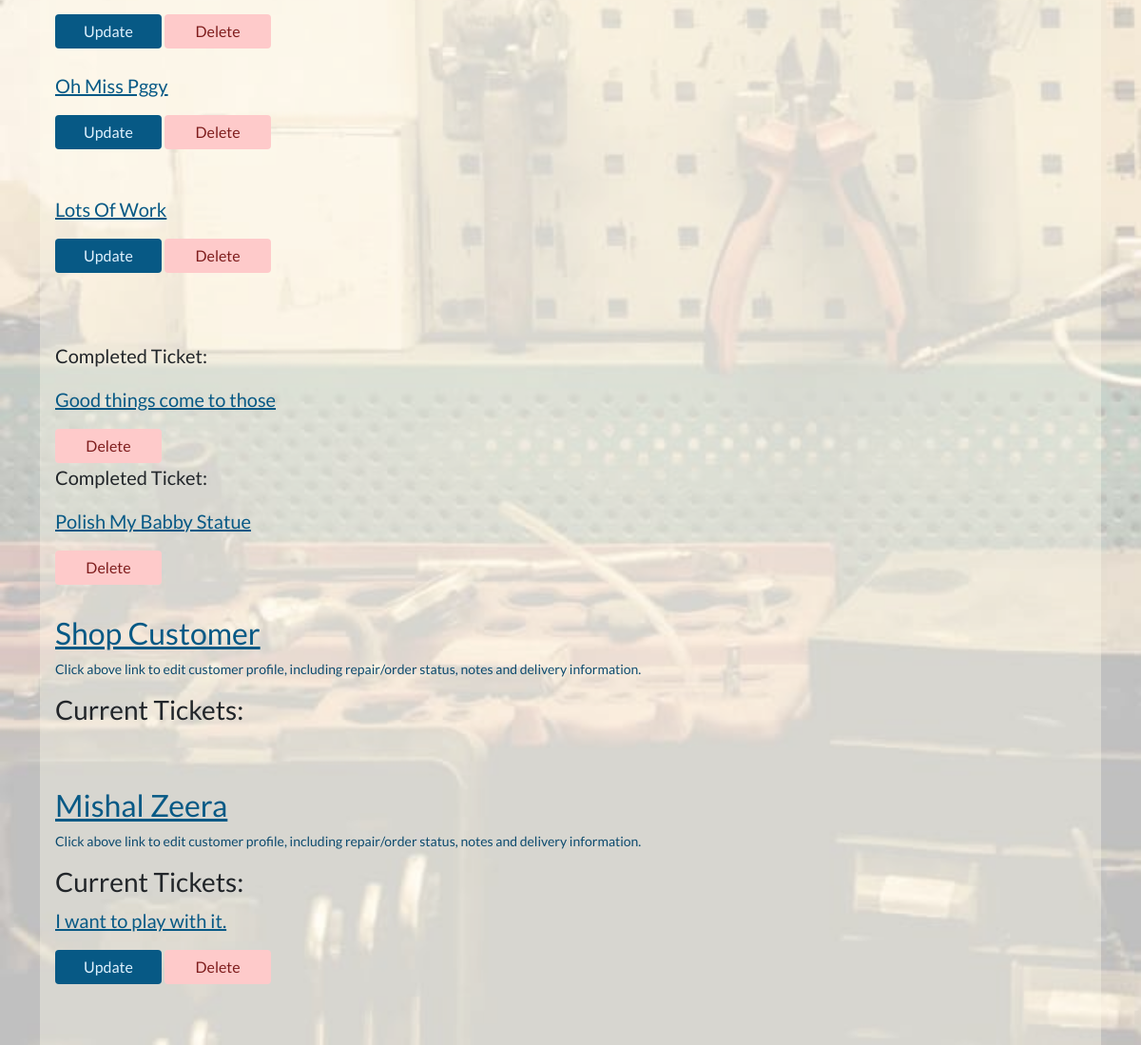
The page /workshop/ticket-overview/ (signed in, lower part) on the database as committed earlier.
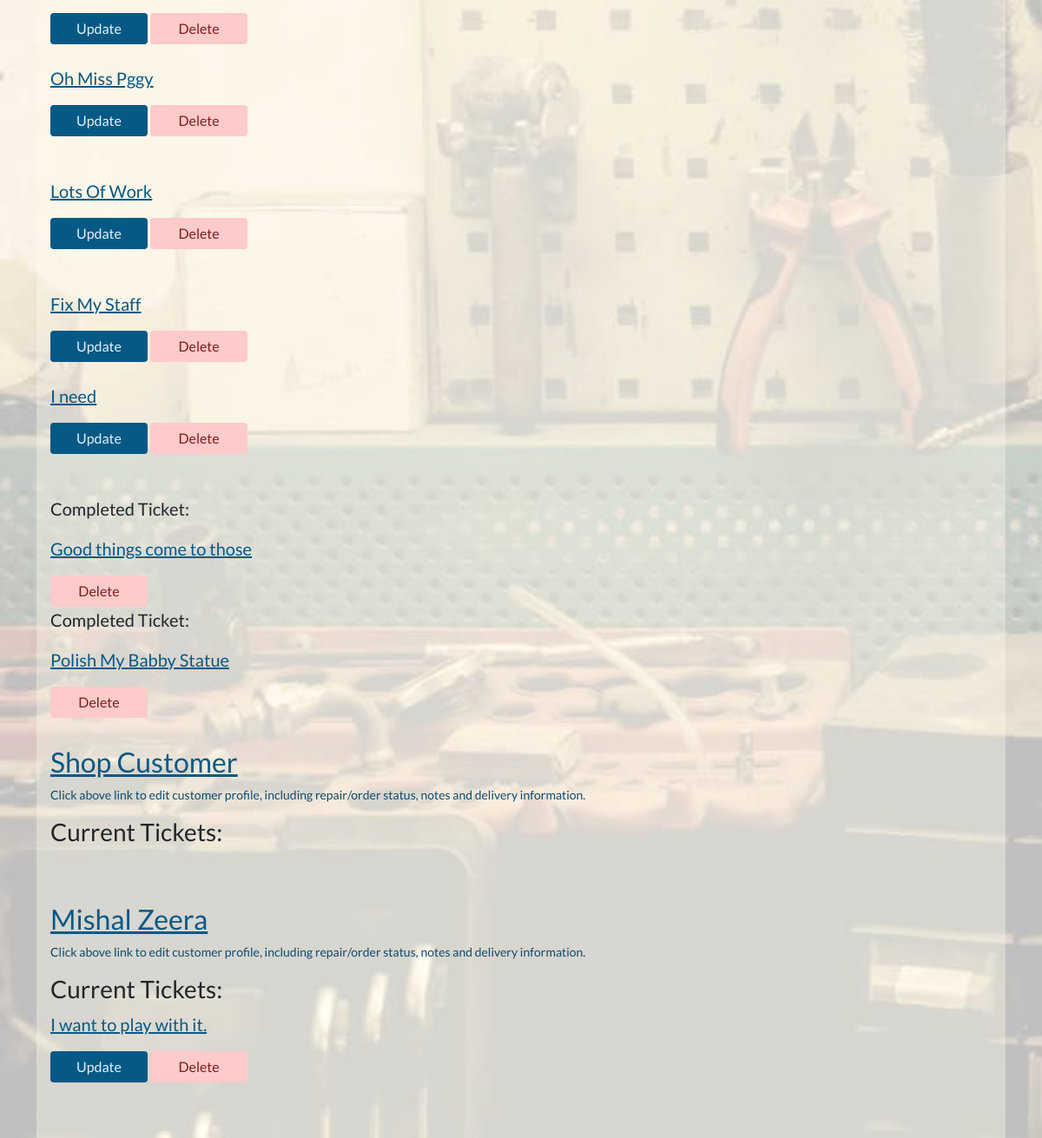
The same page on the database as committed later.
### repairs_restorals/models.py (models this page shows, shortened)
class ServiceTicket(models.Model):
    customer = models.ForeignKey(
        Customer, related_name='service_ticket', on_delete=models.CASCADE)
    workshop_staff_responsible = models.ForeignKey(
        StaffMember, related_name='staff_tickets', on_delete=models.CASCADE)
    title = models.CharField(max_length=255)
    date_created = models.DateField(auto_now_add=True, editable=False)
    last_updated = models.DateField(auto_now=True, editable=False)
    service_description = models.TextField()
    link_to_desired_materials_1 = models.URLField(null=True, blank=True)
    link_to_desired_materials_2 = models.URLField(null=True, blank=True)
    link_to_desired_materials_3 = models.URLField(null=True, blank=True)
    is_completed = models.BooleanField(default=False)
    has_invoice = models.BooleanField(default=False)

### profiles/models.py (models this page shows, shortened)
class Customer(models.Model):
    username = models.OneToOneField(
        User, on_delete=models.CASCADE, null=True, editable=False)
    email = models.EmailField(unique=True, default="start@domain.dj")
    full_name = models.CharField(max_length=100, null=True, blank=True)
    address1 = models.CharField(max_length=100, null=True, blank=True)
    address2 = models.CharField(max_length=100, null=True, blank=True)
    postcode = models.CharField(max_length=40, null=True, blank=True)
    town_or_city = models.CharField(max_length=40, null=True, blank=True)
    country = models.CharField(max_length=40, null=True, blank=True)
    notes = models.TextField(null=True, blank=True)
    staff_notes = models.TextField(null=True, blank=True)
    has_active_shop_orders = models.BooleanField(default=False)
    has_active_repairs = models.BooleanField(default=False)

### repairs_restorals/views.py (the view)
# urls.py: path('ticket-overview/', views.WorkshopStaffTicketOverview.as_view(),
class WorkshopStaffTicketOverview(GroupRequiredMixin, ListView):
    group_required = [u'Workshop Staff']
    queryset = Customer.objects.prefetch_related(
        'service_ticket').filter(has_active_repairs=True)
    template_name = 'repairs_restorals/workshop_ticket_overview.html'
    context_object_name = 'customers'

### invoices/contexts.py (called while the page is built, shortened)
def shopping_cart(request):
    template_cart = []
    products_count = 0
    order_amount = 0
    shipping = 0
    cart = request.session.get('cart', {})
    for item in enumerate(template_cart):
        products_count += 1
    order_total = order_amount + shipping
    stripe_total = round(order_total * 100)
    context = {
        'template_cart': template_cart,
        'products_count': products_count,
        'order_amount': order_amount,
        'shipping': shipping,
        'order_total': order_total,
        'stripe_total': stripe_total,
    }
    return context

### profiles/group_mixin_decorator.py (called while the page is built)
    def dispatch(self, request, *args, **kwargs):
        if not request.user.is_authenticated:
            raise PermissionDenied
        else:
            user_groups = []
            for group in request.user.groups.values_list('name', flat=True):
                user_groups.append(group)
            if len(set(user_groups).intersection(self.group_required)) <= 0:
                raise PermissionDenied
        return super(GroupRequiredMixin, self).dispatch(request, *args, **kwargs)

### repairs_restorals/templates/repairs_restorals/workshop_ticket_overview.html (shortened to what this page needs)
{% extends 'base.html' %}
{% load static %}
{% block extra_css %}
<link rel="stylesheet" href="{% static 'css/workshop_bg_image_trans.css' %}">
{% endblock %}
{% block content %}
{% for customer in customers %}
    <div class="transparent-card">
        <a href="{% url 'customer_account_update' pk=customer.id %}">
            <p class="h2">{{ customer.full_name }}</p>
        </a>
        <p class="small text-muted">Click above link to edit customer profile, including repair/order status, notes and delivery information. </p>
        <p class="h3">Current Tickets: </p>
        {% for ticket in customer.service_ticket.all %}
        {% if not ticket.is_completed %}
            <a href="{% url 'service_ticket' pk=ticket.id %}">
                <p class="lead">{{ ticket.title }}</p>
            </a>
            <a href="{% url 'update_service_ticket' pk=ticket.id %}" class="btn btn-info">
                Update
            </a>
            <a href="{% url 'ticket_delete' pk=ticket.id %}" class="btn btn-danger">
                Delete
            </a>
            <br>
        {% endif %}
        <br>
        {% endfor %}
        <br>
            {% for ticket in customer.service_ticket.all %}
            {% if ticket.is_completed %}
            <p class="lead">Completed Ticket: </p>
            <a href="{% url 'service_ticket' pk=ticket.id %}">
                <p class="lead">{{ ticket.title }}</p>
            </a>
            <a href="{% url 'ticket_delete' pk=ticket.id %}" class="btn btn-danger">
                Delete
            </a>
            <br>
            {% endif %}
            {% endfor%}
        </div>
{% endfor %}
{% endblock %}

Rows that differ between the two databases and show on the page:
added ServiceTicket: title "Fix My Staff", shown under Customer (number 1 of 3 on the later page)
added ServiceTicket: title "I need", shown under Customer (number 1 of 3 on the later page)
